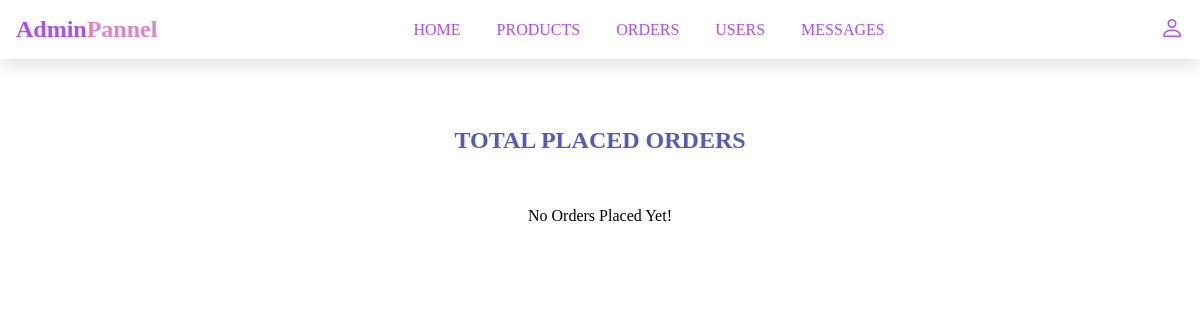
The page /admin_orders.php (signed in) on the database as committed earlier.
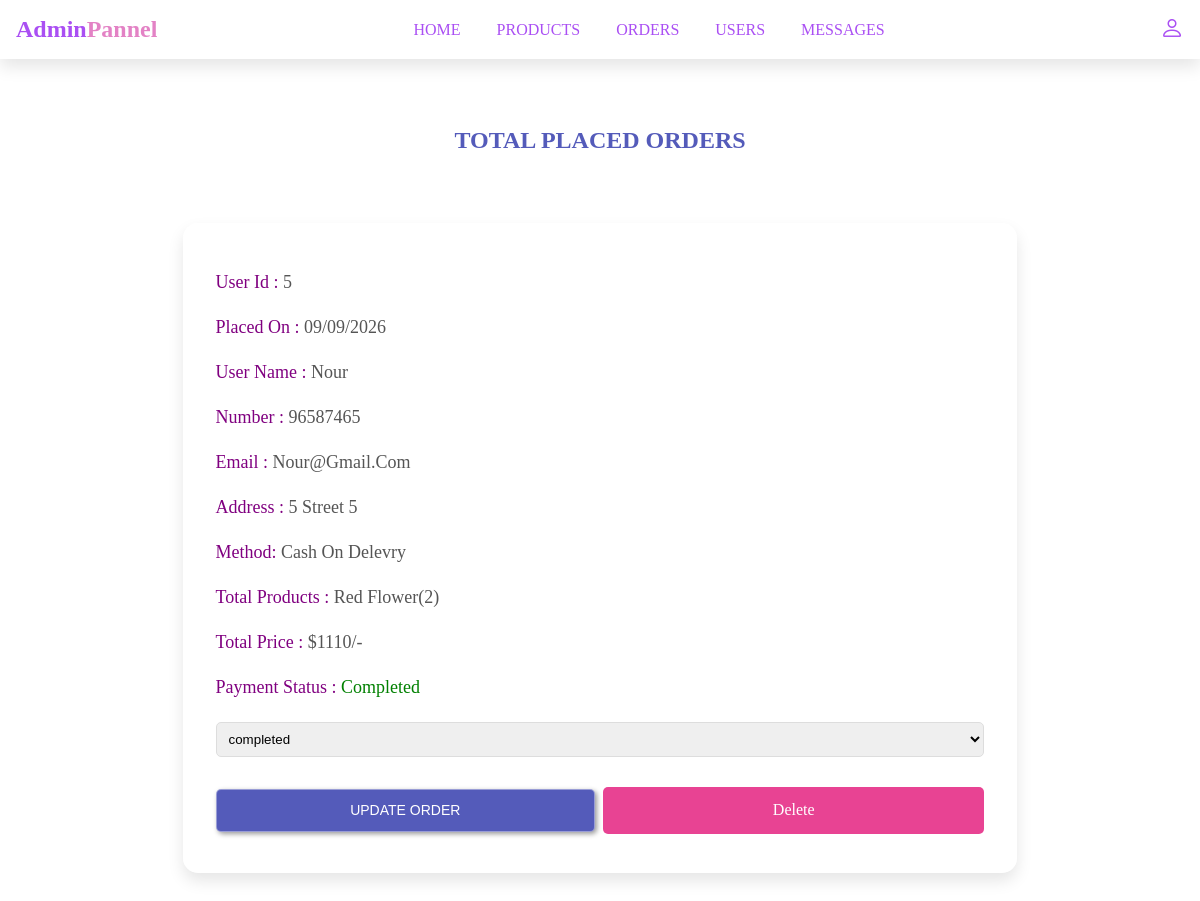
The same page on the database as committed later.
### tables this page shows
CREATE TABLE `orders` (
  `id` int(11) NOT NULL,
  `user_id` int(255) NOT NULL,
  `name` varchar(255) NOT NULL,
  `number` varchar(255) NOT NULL,
  `email` varchar(255) NOT NULL,
  `method` varchar(255) NOT NULL,
  `address` varchar(255) NOT NULL,
  `total_products` varchar(255) NOT NULL,
  `total_price` varchar(255) NOT NULL,
  `placed_on` varchar(255) NOT NULL,
  `payment_status` varchar(255) NOT NULL
);

### admin_orders.php (the view, shortened to what this page needs)
<?php
include 'connection.php';
?>
<!DOCTYPE html>
<html lang="en">
<head>
</head>
<body>
  <?php include 'admin_header.php'; ?>
    <section class="order-container">
      <h1 class="title">
        total placed orders
      </h1>
      <div class="box-container">
        <?php
        $select_orders = mysqli_query($conn, "SELECT * FROM `orders`") or die('query failed');
        if (mysqli_num_rows($select_orders) > 0) {
           while ($fetch_orders = mysqli_fetch_assoc($select_orders)) {
        ?>
        <div class="box">
          <p> user id : <span><?php echo $fetch_orders['user_id']; ?></span> </p>
          <p> placed on : <span><?php echo $fetch_orders['placed_on']; ?></span> </p>
          <p> user name : <span><?php echo $fetch_orders['name']; ?></span> </p>
          <p> number : <span><?php echo $fetch_orders['number']; ?></span> </p>
          <p> email : <span><?php echo $fetch_orders['email']; ?></span> </p>
          <p> address : <span><?php echo $fetch_orders['address']; ?></span> </p>
          <p>method: <span><?php echo $fetch_orders['method']; ?></span></p>
          <p> total products : <span><?php echo $fetch_orders['total_products']; ?></span> </p>
          <p> total price : <span>$<?php echo $fetch_orders['total_price']; ?>/-</span> </p>
          <p> payment status : <span style="color:<?php if ($fetch_orders['payment_status'] == 'pending') {
             echo 'red';
          } else {
             echo 'green';
          } ?>;"><?php echo $fetch_orders['payment_status']; ?></span> </p>
          <form method="post" action="">
             <select name="update_payment">
                <option disabled selected><?php echo $fetch_orders['payment_status']; ?></option>
             </select>
             <input type="submit" value="update order" name="update_order" class="btn">
             <a href="admin_orders.php?delete=<?php echo $fetch_orders['id']; ?>" class="delete"
                onclick="return confirm('Delete this order?');">delete</a>
          </form>
        </div>
        <?php
           }
        } else {
           echo '<p class="empty">no orders placed yet!</p>';
        }
        ?>
      </div>
    </section>
</body>
</html>

Rows that differ between the two databases and show on the page:
added orders: user "5", placed_on "09/09/2026", name "Nour", number "96587465", email "Nour@gmail.com", address "5 Street 5", method "Cash On Delevry", total_products "Red Flower(2)", total_price "1110", payment_status "Completed", update_payment "completed"
Other text that changed with them:
text no longer shown: "No Orders Placed Yet!"
